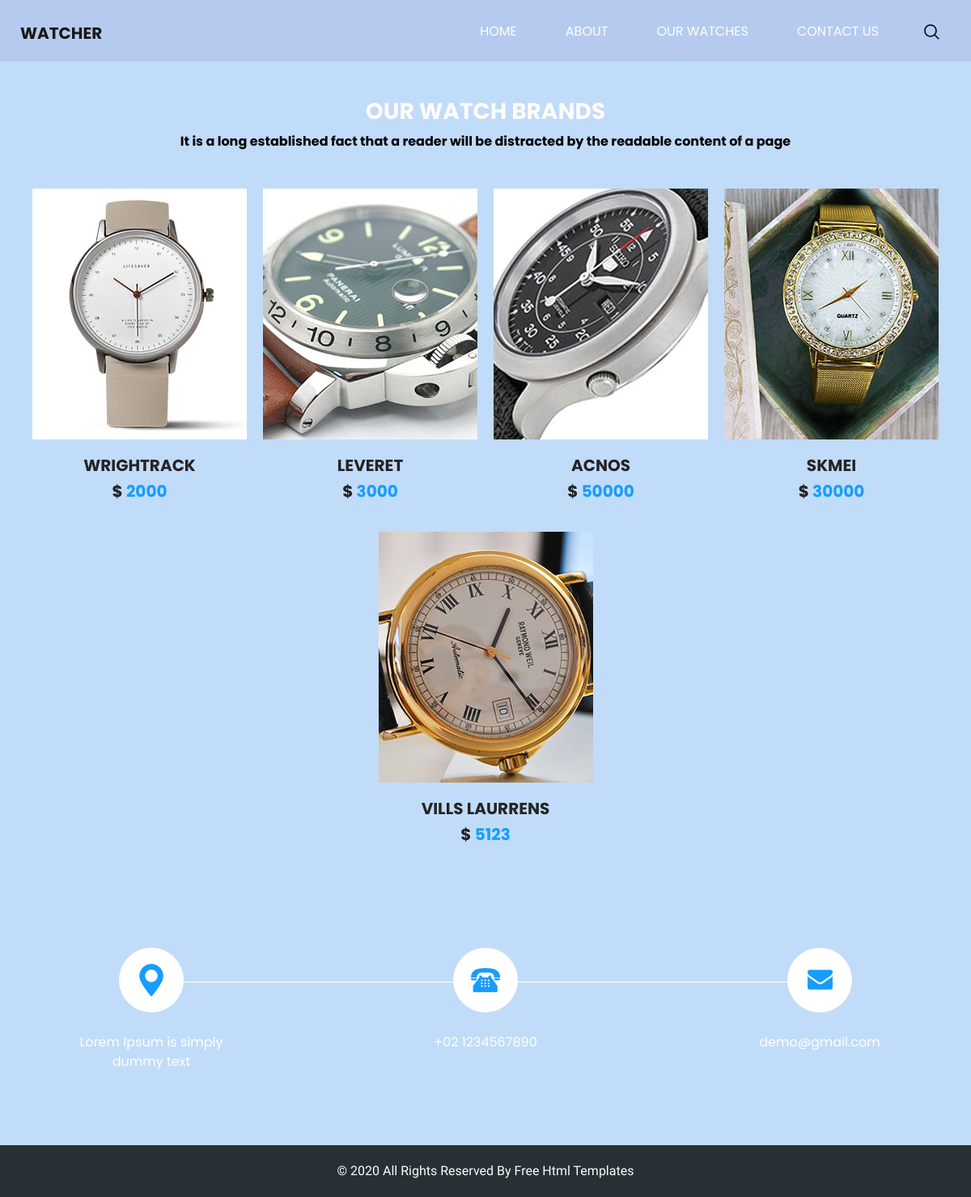
Screenshot of /watch with the database file from the repository.
### myapp/models.py (models this page shows)
class watch(models.Model):
    name = models.CharField(max_length=200)
    description = models.TextField()
    price = models.IntegerField()
    main_image = models.ImageField(upload_to = 'photos/whatch/')

### myapp/views.py (the view)
# urls.py: path('watch',views.watchview,name="watch"),
def watchview(request):
    all_watch_w = watch.objects.all()
    about_w = about_us.objects.all()
    context = {
        'all_watch_w':all_watch_w,
        'about_w':about_w,
    }
    return render(request,'watch.html', context)

### templates/watch.html (shortened to what this page needs)
{% extends 'base.html' %}
{% block content %}
  <div class="hero_area" style="height: 12vh;">
    {% include '_navbar.html' %}
  <div class="bg">
    <section class="brand_section layout_padding2">
      <div class="container">
        <div class="brand_heading">
          <h3 class="custom_heading">
            Our watch brands
          </h3>
          <p class="font-weight-bold">
            It is a long established fact that a reader will be distracted by the readable content of a page
          </p>
        </div>
      </div>
      <div class="container-fluid brand_item-container">
        {% for watch in all_watch_w %}
          <div class="brand_item-box">
          <div class="brand_img-box item-5">
          <img src="{{ watch.main_image.url }}" alt="">
          </div>
          <div class="brand_detail-box">
            <h5>
              {{watch.name}}
            </h5>
            <h5>
              $<span> {{watch.price}} </span>
            </h5>
          </div>
        </div>
        {% endfor %}
      </div>
    </section>
  </div>
  <section class="info_section layout_padding">
    <div class="container">
      <div class="info_items">
        <a href="">
          <div class="item ">
            <div class="img-box box-1">
            </div>
            <div class="detail-box">
              <p>
                Lorem Ipsum is simply dummy text
              </p>
            </div>
          </div>
        </a>
        <a href="">
          <div class="item ">
            <div class="img-box box-2">
            </div>
            <div class="detail-box">
              <p>
                +02 1234567890
              </p>
            </div>
          </div>
        </a>
        <a href="">
          <div class="item ">
            <div class="img-box box-3">
            </div>
            <div class="detail-box">
              <p>
                demo@gmail.com
              </p>
            </div>
          </div>
        </a>
      </div>
    </div>
  </section>
{% endblock content %}

### templates/base.html (shortened to what this page needs)
{% load static %}
<!DOCTYPE html>
<html>
<head>
  <link rel="stylesheet" type="text/css" href="https://cdnjs.cloudflare.com/ajax/libs/OwlCarousel2/2.1.3/assets/owl.carousel.min.css" />
  <link rel="stylesheet" type="text/css" href="{% static 'css/bootstrap.css'%}" />
  <link href="{% static 'css/style.css'%}" rel="stylesheet" />
  <link href="{% static 'css/responsive.css'%}" rel="stylesheet" />
</head>
<body>
  {% block content %}
  {% endblock content %}
  <section class="container-fluid footer_section">
    <p>
      © 2020 All Rights Reserved By
      <a href="https://html.design/">Free Html Templates</a>
    </p>
  </section>
</body>
</html>

### templates/_navbar.html (shortened to what this page needs)
    <header class="header_section">
      <div class="container-fluid">
        <nav class="navbar navbar-expand-lg custom_nav-container pt-3">
          <a class="navbar-brand" href="base.html">
            <span>
              Watcher
            </span>
          </a>
          <div class="collapse navbar-collapse" id="navbarSupportedContent">
            <div class="d-flex ml-auto flex-column flex-lg-row align-items-center">
              <ul class="navbar-nav  ">
                <li class="nav-item active">
                  <a class="nav-link" href="/">Home <span class="sr-only">(current)</span></a>
                </li>
                <li class="nav-item">
                  <a class="nav-link" href="/about"> About </a>
                </li>
                <li class="nav-item">
                  <a class="nav-link" href="/watch"> Our Watches </a>
                </li>
                <li class="nav-item">
                  <a class="nav-link" href="/contact">Contact us</a>
                </li>
              </ul>
              <form class="form-inline my-2 my-lg-0 ml-0 ml-lg-4 mb-3 mb-lg-0">
                <button class="btn  my-2 my-sm-0 nav_search-btn" type="submit"></button>
              </form>
            </div>
          </div>
        </nav>
      </div>
    </header>

### static/css/style.css (style rules this page uses)
body { font-family: "Poppins", sans-serif; color: #000000; background-color: #ffffff; }
.layout_padding { padding: 75px 0; }
.layout_padding2 { padding: 45px 0; }
.custom_heading { text-transform: uppercase; font-weight: bold; }
.hero_area { height: 98vh; background-color: #b5caee; }
.header_section .container-fluid { padding-right: 25px; padding-left: 25px; }
.custom_nav-container.navbar-expand-lg .navbar-nav .nav-link { padding: 10px 30px; color: #ffffff; text-align: center; text-transform: uppercase; }
a, a:hover, a:focus { text-decoration: none; }
.btn, .btn:focus { outline: none !important; -webkit-box-shadow: none; box-shadow: none; }
.navbar-brand, .navbar-brand:hover { text-transform: uppercase; font-weight: bold; font-size: 24px; color: #fafcfd; }
.custom_nav-container .nav_search-btn { background-image: url(../images/search-icon.png); background-size: 22px; background-repeat: no-repeat; background-position-y: 7px; width: 35px; height: 35px; padding: 0; border: none; }
.navbar-brand { display: -webkit-box; display: -ms-flexbox; display: flex; -webkit-box-align: center; -ms-flex-align: center; align-items: center; }
.navbar-brand span { font-size: 20px; font-weight: 700; color: #191919; margin-top: 5px; }
.custom_nav-container { z-index: 99999; padding: 15px 0; }
.bg { background-image: url(../images/bg.jpg); background-size: cover; }
.brand_section { text-align: center; background-color: #c1dcf9; }
.brand_section h3 { color: #fcfcfc; }
.brand_section .brand_item-container { display: -webkit-box; display: -ms-flexbox; display: flex; -webkit-box-pack: center; -ms-flex-pack: center; justify-content: center; -ms-flex-wrap: wrap; flex-wrap: wrap; }
.brand_item-box { width: 265px; margin: 30px 10px 0 10px; }
.brand_img-box { height: 310px; background-size: cover; background-position: center; position: relative; }
.brand_img-box { display: -webkit-box; display: -ms-flexbox; display: flex; -webkit-box-align: center; -ms-flex-align: center; align-items: center; -webkit-box-pack: center; -ms-flex-pack: center; justify-content: center; overflow: hidden; }
.brand_img-box::before { content: ""; position: absolute; top: 0; left: 0; width: 100%; height: 100%; background-color: rgba(37, 37, 37, 0.9); z-index: 1; -webkit-transform: translateY(320px); transform: translateY(320px); -webkit-transition: -webkit-transform 0.3s; transition: -webkit-transform 0.3s; transition: transform 0.3s; transition: transform 0.3s, -webkit-transform 0.3s; }
.brand_detail-box { margin-top: 20px; }
.brand_detail-box h5 { text-transform: uppercase; font-weight: bold; color: #242425; }
.brand_detail-box h5 span { color: #179dfb; }
.info_section { background-color: #c1dcf9; }
.info_items { width: 90%; margin: 0 auto; display: -webkit-box; display: -ms-flexbox; display: flex; -webkit-box-pack: justify; -ms-flex-pack: justify; justify-content: space-between; }
.info_items .item { width: 200px; display: -webkit-box; display: -ms-flexbox; display: flex; -webkit-box-orient: vertical; -webkit-box-direction: normal; -ms-flex-direction: column; flex-direction: column; -webkit-box-align: center; -ms-flex-align: center; align-items: center; text-align: center; }
.info_items .item .img-box { width: 80px; height: 80px; border-radius: 100%; background-color: #ffffff; background-repeat: no-repeat; background-position: center; }
.info_items .item .detail-box { margin-top: 25px; color: #fff; }
.info_items { position: relative; }
.info_items a { position: relative; }
.info_items::before { content: ""; position: absolute; top: 25%; width: 80%; height: 1px; background-color: #fff; left: 50%; -webkit-transform: translateX(-50%); transform: translateX(-50%); }
.info_items .item .img-box.box-1 { background-image: url(../images/location-blue.png); }
.info_items .item .img-box.box-2 { background-image: url(../images/telephone-blue.png); }
.info_items .item .img-box.box-3 { background-image: url(../images/envelope-blue.png); }
.footer_section { background-color: #273135; padding: 20px; font-family: "Dosis", sans-serif; font-weight: 500; }
.footer_section p { color: #fbfcfd; margin: 0; text-align: center; }
.footer_section a { color: #fbfcfd; }

### static/css/responsive.css (style rules this page uses)
@media (min-width: 1200px) { .container { max-width: 1170px; } }

### rows the page displays
watch: main_image (picture), name "WRIGHTRACK", price "2000"
watch: main_image (picture), name "LEVERET", price "3000"
watch: main_image (picture), name "ACNOS", price "50000"
watch: main_image (picture), name "SKMEI", price "30000"
watch: main_image (picture), name "VILLS LAURRENS", price "5123"
